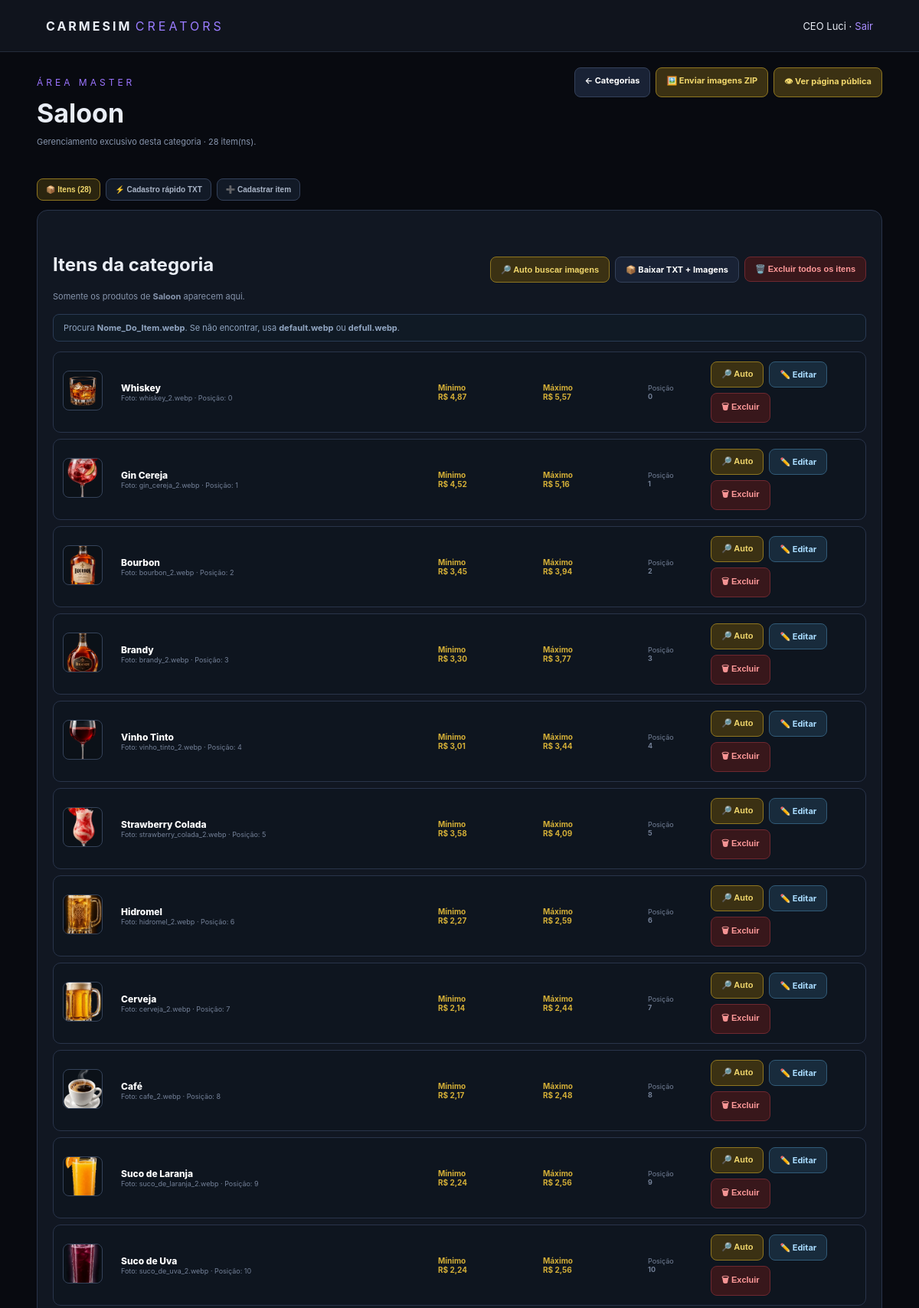
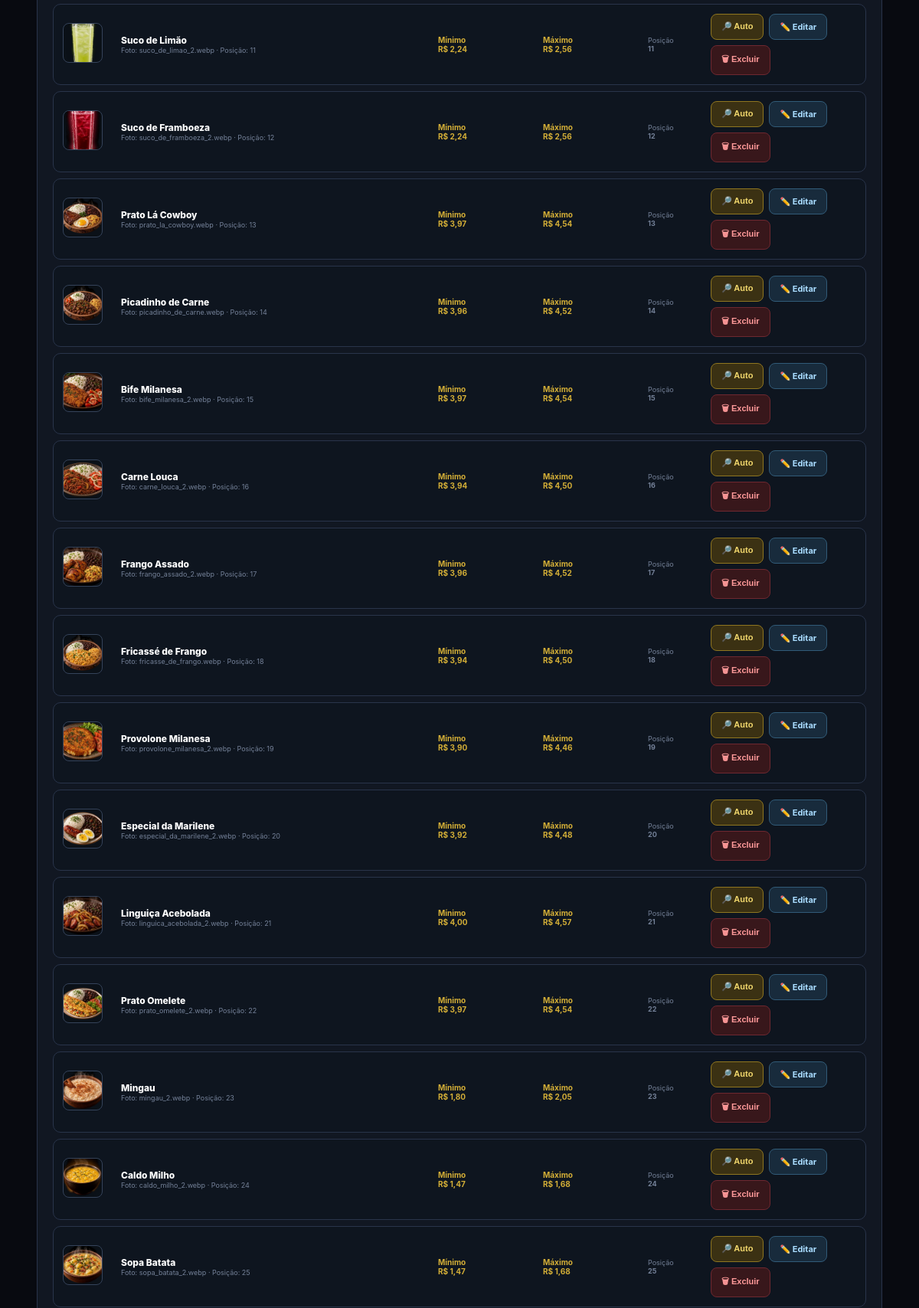
The app's page /admin/precificacao_categoria.php?id=1 (signed in, upper part) with its own data (2 pictures, top to bottom).
### tables this page shows
CREATE TABLE IF NOT EXISTS `pricing_categories` (
  `id` int(10) UNSIGNED NOT NULL AUTO_INCREMENT,
  `name` varchar(120) NOT NULL,
  `position` int(11) NOT NULL DEFAULT 0,
  `active` tinyint(1) NOT NULL DEFAULT 1,
  `created_at` timestamp NULL DEFAULT current_timestamp(),
  `updated_at` timestamp NULL DEFAULT current_timestamp() ON UPDATE current_timestamp(),
  PRIMARY KEY (`id`),
  UNIQUE KEY `name` (`name`),
  KEY `idx_pricing_categories_position` (`active`,`position`,`name`)
);

CREATE TABLE IF NOT EXISTS `pricing_products` (
  `id` bigint(20) UNSIGNED NOT NULL AUTO_INCREMENT,
  `category_id` int(10) UNSIGNED NOT NULL,
  `photo` varchar(500) DEFAULT NULL,
  `item_name` varchar(180) NOT NULL,
  `price_min` decimal(12,2) NOT NULL DEFAULT 0.00,
  `price_max` decimal(12,2) NOT NULL DEFAULT 0.00,
  `position` int(11) NOT NULL DEFAULT 0,
  `active` tinyint(1) NOT NULL DEFAULT 1,
  `created_at` timestamp NULL DEFAULT current_timestamp(),
  `updated_at` timestamp NULL DEFAULT current_timestamp() ON UPDATE current_timestamp(),
  PRIMARY KEY (`id`),
  KEY `idx_pricing_products_category` (`category_id`,`active`,`position`,`item_name`)
);

### admin/precificacao_categoria.php (the view, shortened to what this page needs)
<?php
require_once '../config/database.php';
$pdo->exec("CREATE TABLE IF NOT EXISTS pricing_categories (
    id INT UNSIGNED AUTO_INCREMENT PRIMARY KEY,
    name VARCHAR(120) NOT NULL UNIQUE,
    position INT NOT NULL DEFAULT 0,
    active TINYINT(1) NOT NULL DEFAULT 1,
    created_at TIMESTAMP DEFAULT CURRENT_TIMESTAMP,
    updated_at TIMESTAMP DEFAULT CURRENT_TIMESTAMP ON UPDATE CURRENT_TIMESTAMP,
    INDEX idx_pricing_categories_position(active,position,name)
) ENGINE=InnoDB DEFAULT CHARSET=utf8mb4");
$pdo->exec("CREATE TABLE IF NOT EXISTS pricing_products (
    id BIGINT UNSIGNED AUTO_INCREMENT PRIMARY KEY,
    category_id INT UNSIGNED NOT NULL,
    photo VARCHAR(500) NULL,
    item_name VARCHAR(180) NOT NULL,
    price_min DECIMAL(12,2) NOT NULL DEFAULT 0.00,
    price_max DECIMAL(12,2) NOT NULL DEFAULT 0.00,
    position INT NOT NULL DEFAULT 0,
    active TINYINT(1) NOT NULL DEFAULT 1,
    created_at TIMESTAMP DEFAULT CURRENT_TIMESTAMP,
    updated_at TIMESTAMP DEFAULT CURRENT_TIMESTAMP ON UPDATE CURRENT_TIMESTAMP,
    INDEX idx_pricing_products_category(category_id,active,position,item_name),
    FOREIGN KEY(category_id) REFERENCES pricing_categories(id) ON DELETE CASCADE
) ENGINE=InnoDB DEFAULT CHARSET=utf8mb4");
$categoryId=(int)($_GET['id'] ?? $_POST['category_id'] ?? 0);
$st=$pdo->prepare('SELECT * FROM pricing_categories WHERE id=? AND active=1');
$st->execute([$categoryId]);
$category=$st->fetch();
$msg=''; $error=''; $editingProduct=null;
$q=$pdo->prepare('SELECT * FROM pricing_products WHERE category_id=? AND active=1 ORDER BY position,item_name');
$q->execute([$categoryId]); $items=$q->fetchAll();
?>
<!doctype html><html lang="pt-BR"><head><link rel="stylesheet" href="../assets/css/style.css"></head><body><header class="topbar"><div><b>CARMESIM</b> <span>CREATORS</span></div><div class="top-user"><?=htmlspecialchars($_SESSION['staff_name']??'')?> · <a href="../logout.php">Sair</a></div></header>
<main class="container price-admin"><div class="page-head"><div><p class="eyebrow">ÁREA MASTER</p><h1><?=htmlspecialchars($category['name'])?></h1><p class="sub">Gerenciamento exclusivo desta categoria · <?=count($items)?> item(ns).</p></div><div class="head-actions"><a class="btnx" href="precificacao.php">← Categorias</a><a class="btnx gold" href="precificacao_imagens.php">🖼️ Enviar imagens ZIP</a><a class="btnx gold" href="../pages/precificacao.html" target="_blank">👁 Ver página pública</a></div></div>
<div class="tabs"><button class="tab active" data-tab="items">📦 Itens (<?=count($items)?>)</button><button class="tab" data-tab="quick">⚡ Cadastro rápido TXT</button><button class="tab" data-tab="manual"><?=($editingProduct?'✏️ Editar item':'➕ Cadastrar item')?></button></div>
<section class="box tab-pane active" id="items"><div style="display:flex;justify-content:space-between;gap:10px;align-items:center;flex-wrap:wrap"><div><h2>Itens da categoria</h2><p class="sub">Somente os produtos de <strong><?=htmlspecialchars($category['name'])?></strong> aparecem aqui.</p></div><div class="actions-inline">
<button type="button" class="btnx gold" id="autoFindAll">🔎 Auto buscar imagens</button>
<a class="btnx" href="precificacao_export_txt.php?id=<?=$categoryId?>" title="Baixar todos os itens desta categoria no formato de importação">📦 Baixar TXT + Imagens</a>
<form method="post" style="display:inline" onsubmit="return confirm('ATENÇÃO! Isso excluirá TODOS os itens desta categoria. Esta ação não pode ser desfeita. Continuar?')">
<button type="submit" class="btnx danger">🗑️ Excluir todos os itens</button>
</form>
</div></div><div class="notice" style="background:#101a25;border:1px solid #293b54;color:#91a6c2">Procura <strong>Nome_Do_Item.webp</strong>. Se não encontrar, usa <strong>default.webp</strong> ou <strong>defull.webp</strong>.</div>
<?php if(!$items):?><div class="muted" style="padding:16px 0">Nenhum item cadastrado nesta categoria.</div><?php else:foreach($items as $p):?><div class="item-row"><div><?php if($p['photo']):?><img class="thumb" src="../assets/images/precificacao/<?=htmlspecialchars(rawurlencode($p['photo']))?>" alt="<?=htmlspecialchars($p['item_name'])?>" onerror="this.onerror=null;this.src='../assets/images/precificacao/default.webp'"><?php else:?><div class="thumb"></div><?php endif;?></div><div><div class="item-name"><?=htmlspecialchars($p['item_name'])?></div><div class="muted">Foto: <span id="photo-<?=$p['id']?>"><?=htmlspecialchars($p['photo']?:'—')?></span> · Posição: <?=intval($p['position'])?></div></div><div class="price price-col">Mínimo<br>R$ <?=number_format((float)$p['price_min'],2,',','.')?></div><div class="price price-col">Máximo<br>R$ <?=number_format((float)$p['price_max'],2,',','.')?></div><div class="muted price-col">Posição<br><strong><?=intval($p['position'])?></strong></div><div class="actions-inline"><button type="button" class="btnx gold auto-one" data-id="<?=$p['id']?>">🔎 Auto</button><a class="btnx edit" href="?id=<?=$categoryId?>&edit_product=<?=$p['id']?>#manual">✏️ Editar</a><form method="post" style="display:inline" onsubmit="return confirm('Excluir este produto?')"><input type="hidden" name="action" value="product_delete"><input type="hidden" name="category_id" value="<?=$categoryId?>"><input type="hidden" name="id" value="<?=$p['id']?>"><button class="btnx danger" type="submit">🗑 Excluir</button></form></div></div><?php endforeach;endif;?></section>
</main></body></html>

### assets/css/style.css (style rules this page uses)
* { box-sizing:border-box }
body { margin:0;background:#080a10;color:#e9edf5;font-family:Inter,Arial,sans-serif }
a { color:#a98cff;text-decoration:none }
.topbar { height:68px;padding:0 5%;display:flex;align-items:center;justify-content:space-between;background:#10141d;border-bottom:1px solid #242b3a }
.topbar b { letter-spacing:3px }
.topbar span,.eyebrow { color:#9a7cff;letter-spacing:4px }
.container { width:min(1180px,92%);margin:32px auto }
.page-head,.profile-head { display:flex;align-items:center;justify-content:space-between;gap:20px;margin:20px 0 25px }
h1 { font-size:34px;margin:5px 0 10px }
h2 { margin-top:36px }
.muted { color:#8e98ab }
.danger { background:#3a1d24;color:#ffb0b8 }
.top-user { font-size:13px }
.top-user { display:flex;align-items:center;gap:4px }

### admin/precificacao_categoria.php (style rules this page uses)
.price-admin { max-width:1180px;margin:auto }
.box { background:#111722;border:1px solid #29344a;border-radius:14px;padding:20px;margin-bottom:16px }
.page-head { display:flex;justify-content:space-between;gap:20px;align-items:flex-start }
.sub { color:#8795ad;font-size:11px;margin:0 0 16px }
.eyebrow { letter-spacing:4px;color:#9b74ff;font-size:12px }
.head-actions,.actions-inline { display:flex;gap:7px;flex-wrap:wrap }
.btnx { border:1px solid #34415a;background:#192235;color:#fff;border-radius:8px;padding:9px 13px;font-weight:700;font-size:11px;cursor:pointer;text-decoration:none;display:inline-block }
.btnx.gold { background:#3b3113;border-color:#8f7620;color:#f1d76c }
.btnx.danger { background:#38171b;border-color:#6e2830;color:#ff9a9a }
.btnx.edit { background:#182b3c;border-color:#315b78;color:#a9dcff }
.notice { padding:10px 13px;border-radius:8px;margin-bottom:13px;font-size:11px }
.item-row { display:grid;grid-template-columns:64px 1fr 125px 125px 70px 190px;gap:12px;align-items:center;padding:12px;border:1px solid #29344a;border-radius:10px;background:#0e151f;margin-top:8px }
.thumb { width:52px;height:52px;object-fit:cover;border-radius:8px;border:1px solid #35435a;background:#0b1118 }
.item-name { font-size:12px;font-weight:800;color:#fff }
.muted { font-size:9px;color:#748198 }
.price { font-size:10px;color:#d4af37;font-weight:700 }
.tabs { display:flex;gap:7px;margin-bottom:12px;flex-wrap:wrap }
.tab { padding:8px 11px;border:1px solid #34415a;border-radius:8px;color:#aab5c7;background:#121a27;cursor:pointer;font-size:10px;font-weight:700 }
.tab.active { border-color:#8f7620;background:#2b250f;color:#f1d76c }
.tab-pane { display:none }
.tab-pane.active { display:block }

### records on screen
pricing_categories: name "Saloon"
pricing_products: photo (picture), item_name "Whiskey", photo "whiskey_2.webp", position "0", price_min "4,87", price_max "5,57"
pricing_products: photo (picture), item_name "Gin Cereja", photo "gin_cereja_2.webp", position "1", price_min "4,52", price_max "5,16"
pricing_products: photo (picture), item_name "Bourbon", photo "bourbon_2.webp", position "2", price_min "3,45", price_max "3,94"
pricing_products: photo (picture), item_name "Brandy", photo "brandy_2.webp", position "3", price_min "3,30", price_max "3,77"
pricing_products: photo (picture), item_name "Vinho Tinto", photo "vinho_tinto_2.webp", position "4", price_min "3,01", price_max "3,44"
pricing_products: photo (picture), item_name "Strawberry Colada", photo "strawberry_colada_2.webp", position "5", price_min "3,58", price_max "4,09"
pricing_products: photo (picture), item_name "Hidromel", photo "hidromel_2.webp", position "6", price_min "2,27", price_max "2,59"
pricing_products: photo (picture), item_name "Cerveja", photo "cerveja_2.webp", position "7", price_min "2,14", price_max "2,44"
pricing_products: photo (picture), item_name "Café", photo "cafe_2.webp", position "8", price_min "2,17", price_max "2,48"
pricing_products: photo (picture), item_name "Suco de Laranja", photo "suco_de_laranja_2.webp", position "9", price_min "2,24", price_max "2,56"
pricing_products: photo (picture), item_name "Suco de Uva", photo "suco_de_uva_2.webp", position "10", price_min "2,24", price_max "2,56"
pricing_products: photo (picture), item_name "Suco de Limão", photo "suco_de_limao_2.webp", position "11", price_min "2,24", price_max "2,56"
pricing_products: photo (picture), item_name "Suco de Framboeza", photo "suco_de_framboeza_2.webp", position "12", price_min "2,24", price_max "2,56"
pricing_products: photo (picture), item_name "Prato Lá Cowboy", photo "prato_la_cowboy.webp", position "13", price_min "3,97", price_max "4,54"
pricing_products: photo (picture), item_name "Picadinho de Carne", photo "picadinho_de_carne.webp", position "14", price_min "3,96", price_max "4,52"
pricing_products: photo (picture), item_name "Bife Milanesa", photo "bife_milanesa_2.webp", position "15", price_min "3,97", price_max "4,54"
pricing_products: photo (picture), item_name "Carne Louca", photo "carne_louca_2.webp", position "16", price_min "3,94", price_max "4,50"
pricing_products: photo (picture), item_name "Frango Assado", photo "frango_assado_2.webp", position "17", price_min "3,96", price_max "4,52"
pricing_products: photo (picture), item_name "Fricassé de Frango", photo "fricasse_de_frango.webp", position "18", price_min "3,94", price_max "4,50"
pricing_products: photo (picture), item_name "Provolone Milanesa", photo "provolone_milanesa_2.webp", position "19", price_min "3,90", price_max "4,46"
pricing_products: photo (picture), item_name "Especial da Marilene", photo "especial_da_marilene_2.webp", position "20", price_min "3,92", price_max "4,48"
pricing_products: photo (picture), item_name "Linguiça Acebolada", photo "linguica_acebolada_2.webp", position "21", price_min "4,00", price_max "4,57"
pricing_products: photo (picture), item_name "Prato Omelete", photo "prato_omelete_2.webp", position "22", price_min "3,97", price_max "4,54"
pricing_products: photo (picture), item_name "Mingau", photo "mingau_2.webp", position "23", price_min "1,80", price_max "2,05"
pricing_products: photo (picture), item_name "Caldo Milho", photo "caldo_milho_2.webp", position "24", price_min "1,47", price_max "1,68"
pricing_products: photo (picture), item_name "Sopa Batata", photo "sopa_batata_2.webp", position "25", price_min "1,47", price_max "1,68"

### other values on screen
$_SESSION['staff_name'] "CEO Luci"
count($items) "28"
